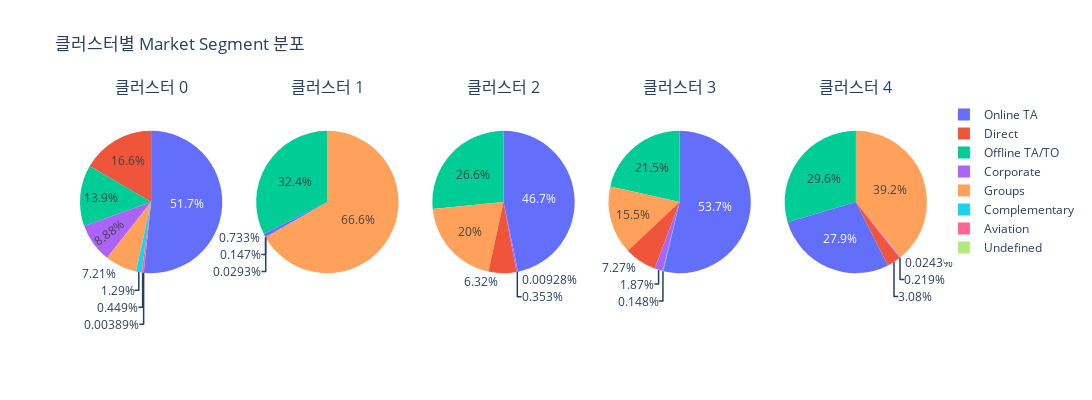

Here is the notebook cell this chart was saved with:
### Code cell
import plotly.express as px
import pandas as pd
from plotly.subplots import make_subplots
import plotly.graph_objects as go

# df_resort_clustered DataFrame 사용

# 클러스터별 market_segment 분포 계산
df_market_segment_cluster = df_resort_clustered.groupby(['cluster_label', 'market_segment']).size().reset_index(name='count')

# 각 클러스터별 파이 차트 생성
clusters = sorted(df_market_segment_cluster['cluster_label'].unique())
num_clusters = len(clusters)

# 서브플롯 설정 (한 줄에 모든 파이 차트 표시)
rows = 1
cols = num_clusters

fig_market_segment = make_subplots(rows=rows, cols=cols, specs=[[{'type':'domain'}]*cols],
                                   subplot_titles=[f'클러스터 {c}' for c in clusters])

# 각 클러스터에 대해 파이 차트 추가
for i, cluster in enumerate(clusters):
    df_cluster = df_market_segment_cluster[df_market_segment_cluster['cluster_label'] == cluster]
    if not df_cluster.empty:
        fig_market_segment.add_trace(go.Pie(labels=df_cluster['market_segment'], values=df_cluster['count'], name=f'클러스터 {cluster}'),
                                     1, i+1) # row, col 순서 (1행 i+1열)

fig_market_segment.update_layout(title_text='클러스터별 Market Segment 분포', height=400, width=1200) # 차트 크기 조정
fig_market_segment.show()

### Figure 1 — Plotly figure (JSON) as saved in the notebook; plotly's stock layout.template omitted (floating-point values rounded to 4 significant figures)
{"data": [{"domain": {"x": [0, 0.168], "y": [0, 1]}, "labels": ["Aviation", "Complementary", "Corporate", "Direct", "Groups", "Offline TA/TO", "Online TA", "Undefined"], "name": "클러스터 0", "type": "pie", "values": [231, 665, 4571, 8535, 3711, 7152, 26596, 2]}, {"domain": {"x": [0.208, 0.376], "y": [0, 1]}, "labels": ["Complementary", "Direct", "Groups", "Offline TA/TO", "Online TA"], "name": "클러스터 1", "type": "pie", "values": [1, 5, 2274, 1107, 25]}, {"domain": {"x": [0.416, 0.584], "y": [0, 1]}, "labels": ["Complementary", "Corporate", "Direct", "Groups", "Offline TA/TO", "Online TA"], "name": "클러스터 2", "type": "pie", "values": [2, 76, 1362, 4315, 5729, 10064]}, {"domain": {"x": [0.624, 0.792], "y": [0, 1]}, "labels": ["Complementary", "Corporate", "Direct", "Groups", "Offline TA/TO", "Online TA"], "name": "클러스터 3", "type": "pie", "values": [44, 557, 2167, 4617, 6408, 16000]}, {"domain": {"x": [0.832, 1], "y": [0, 1]}, "labels": ["Complementary", "Corporate", "Direct", "Groups", "Offline TA/TO", "Online TA"], "name": "클러스터 4", "type": "pie", "values": [3, 27, 380, 4842, 3653, 3444]}], "layout": {"annotations": [{"font": {"size": 16}, "showarrow": false, "text": "클러스터 0", "x": 0.084, "xanchor": "center", "xref": "paper", "y": 1, "yanchor": "bottom", "yref": "paper"}, {"font": {"size": 16}, "showarrow": false, "text": "클러스터 1", "x": 0.292, "xanchor": "center", "xref": "paper", "y": 1, "yanchor": "bottom", "yref": "paper"}, {"font": {"size": 16}, "showarrow": false, "text": "클러스터 2", "x": 0.5, "xanchor": "center", "xref": "paper", "y": 1, "yanchor": "bottom", "yref": "paper"}, {"font": {"size": 16}, "showarrow": false, "text": "클러스터 3", "x": 0.708, "xanchor": "center", "xref": "paper", "y": 1, "yanchor": "bottom", "yref": "paper"}, {"font": {"size": 16}, "showarrow": false, "text": "클러스터 4", "x": 0.916, "xanchor": "center", "xref": "paper", "y": 1, "yanchor": "bottom", "yref": "paper"}], "height": 400, "title": {"text": "클러스터별 Market Segment 분포"}, "width": 1200}}
